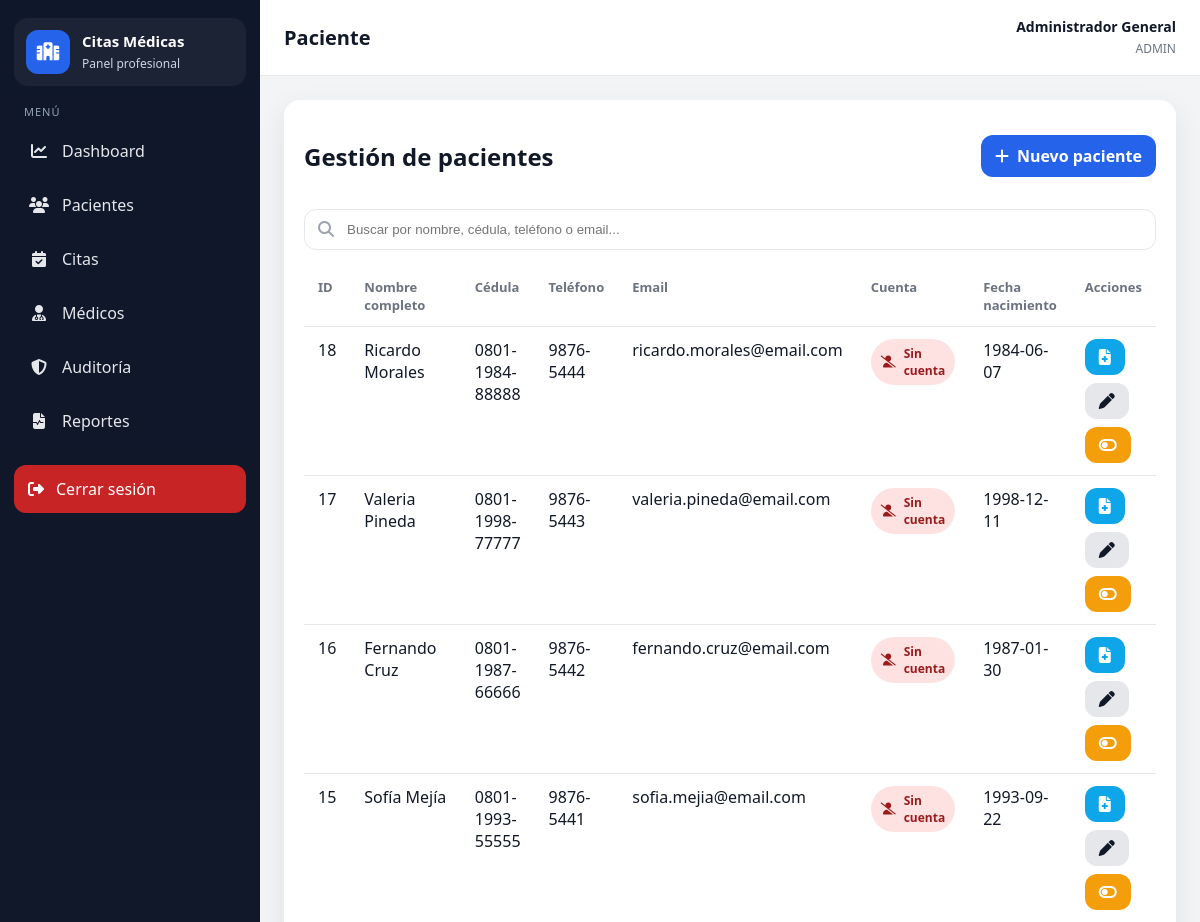
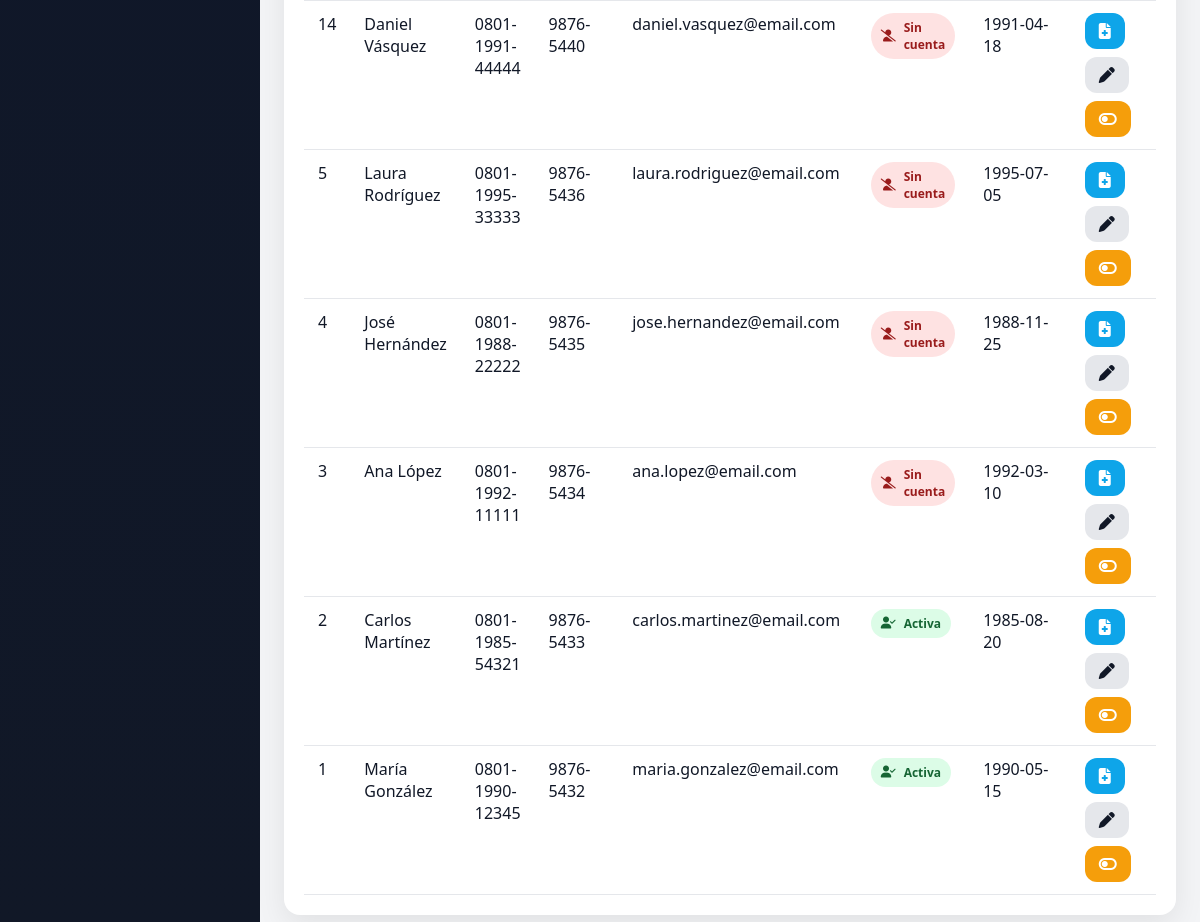
The app's page /index.php?controller=paciente&action=index (signed in) with its own data (2 pictures, top to bottom).
### tables this page shows
CREATE TABLE pacientes (
    id INT AUTO_INCREMENT PRIMARY KEY,
    nombre VARCHAR(100) NOT NULL,
    apellido VARCHAR(100) NOT NULL,
    cedula VARCHAR(15) NOT NULL UNIQUE,
    telefono VARCHAR(20) NULL,
    email VARCHAR(100) NOT NULL,
    fecha_nacimiento DATE NULL,
    fecha_registro TIMESTAMP DEFAULT CURRENT_TIMESTAMP
);

CREATE TABLE usuarios (
    id INT AUTO_INCREMENT PRIMARY KEY,
    nombre VARCHAR(100) NOT NULL,
    email VARCHAR(100) UNIQUE NOT NULL,
    password VARCHAR(255) NOT NULL,
    rol ENUM('admin','medico','recepcion','paciente') NOT NULL,
    medico_id INT NULL,
    paciente_id INT NULL,
    estado ENUM('activo','inactivo') NOT NULL DEFAULT 'activo',
    debe_cambiar_password TINYINT(1) NOT NULL DEFAULT 0,
    fecha_creacion TIMESTAMP DEFAULT CURRENT_TIMESTAMP,
    CONSTRAINT fk_usuario_medico FOREIGN KEY (medico_id) REFERENCES medicos(id) ON DELETE SET NULL,
    CONSTRAINT fk_usuario_paciente FOREIGN KEY (paciente_id) REFERENCES pacientes(id) ON DELETE SET NULL
);

### app/core/Controller.php (called while the page is built, shortened)
<?php
require_once __DIR__ . '/../config/database.php';
class Controller
{
    protected function render(string $viewPath, array $data = []): void
    {
        extract($data, EXTR_SKIP);
        require __DIR__ . '/../views/' . $viewPath . '.php';
    }
}

### app/controllers/PacienteController.php (called while the page is built, shortened)
<?php
require_once __DIR__ . '/../core/Controller.php';
require_once __DIR__ . '/../models/Paciente.php';
require_once __DIR__ . '/../config/database.php';
class PacienteController extends Controller {
    private Paciente $paciente;
    public function __construct(){
        $this->paciente = new Paciente();
    }
    public function index(){
        $pacientes = $this->paciente->obtenerTodos();
        $this->render('pacientes/index', compact('pacientes'));
    }
}

### routes/web.php (called while the page is built, shortened)
<?php
$controller = $_GET['controller'] ?? (isset($_SESSION['usuario_id']) ? 'dashboard' : 'auth');
$action = $_GET['action'] ?? (isset($_SESSION['usuario_id']) ? 'index' : 'login');
switch($controller){
    case 'paciente':
        require_once __DIR__ . '/../app/controllers/PacienteController.php';
        $ctrl = new PacienteController();
        break;
}
$ctrl->$action();

### public/index.php (called while the page is built, shortened)
<?php
require_once __DIR__ . '/../routes/web.php';

### app/config/database.php (called while the page is built)
<?php
class Database {
    private $host = "localhost";
    private $db_name = "citas_medicas";
    private $username = "root";
    private $password = "admin";
    private $charset = "utf8mb4";
    public function conectar() {
        try {
            $dsn = "mysql:host={$this->host};dbname={$this->db_name};charset={$this->charset}";
            $pdo = new PDO($dsn, $this->username, $this->password);
            $pdo->setAttribute(PDO::ATTR_ERRMODE, PDO::ERRMODE_EXCEPTION);
            $pdo->setAttribute(PDO::ATTR_DEFAULT_FETCH_MODE, PDO::FETCH_ASSOC);
            return $pdo;
        } catch (PDOException $e) {
            die("Error de conexión: " . $e->getMessage());
        }
    }
}

### app/core/Model.php (called while the page is built, shortened)
<?php
require_once __DIR__ . '/../config/database.php';
class Model {
    public function __construct() {
        $database = new Database();
        $this->db = $database->conectar();
    }
}

### app/models/Paciente.php (called while the page is built, shortened)
<?php
require_once __DIR__ . '/../core/Model.php';
class Paciente extends Model {
   public function obtenerTodos(){
        $sql = "SELECT p.*, u.id AS usuario_id, u.estado AS usuario_estado
                FROM pacientes p
                LEFT JOIN usuarios u ON u.paciente_id = p.id AND u.rol = 'paciente'
                WHERE p.estado = 'activo'
                ORDER BY p.id DESC";
        $stmt = $this->db->prepare($sql);
        $stmt->execute();
        return $stmt->fetchAll();
    }
}

### app/views/pacientes/index.php (the view)
<?php require_once __DIR__ . '/../layout/header.php'; ?>
<div class="table-card">
    <div class="table-header"><h2>Gestión de pacientes</h2><a href="index.php?controller=paciente&action=crear" class="btn btn-primary"><i class="fa-solid fa-plus"></i> Nuevo paciente</a></div>
    <div class="toolbar"><div class="search-box"><i class="fa-solid fa-magnifying-glass"></i><input type="text" placeholder="Buscar por nombre, cédula, teléfono o email..." data-search-target="tabla-pacientes"></div></div>
    <?php if (!empty($pacientes)): ?>
    <div class="table-responsive"><table><thead><tr><th>ID</th><th>Nombre completo</th><th>Cédula</th><th>Teléfono</th><th>Email</th><th>Cuenta</th><th>Fecha nacimiento</th><th>Acciones</th></tr></thead><tbody id="tabla-pacientes">
    <?php foreach ($pacientes as $p): ?>
    <tr>
        <td><?= htmlspecialchars($p['id']) ?></td>
        <td><?= htmlspecialchars($p['nombre'].' '.$p['apellido']) ?></td>
        <td><?= htmlspecialchars($p['cedula']) ?></td>
        <td><?= htmlspecialchars($p['telefono']) ?></td>
        <td><?= htmlspecialchars($p['email']) ?></td>
        <td>
            <?php if (!empty($p['usuario_id'])): ?>
                <span class="account-chip <?= ($p['usuario_estado'] ?? 'activo') === 'activo' ? 'active' : 'inactive' ?>">
                    <i class="fa-solid fa-user-check"></i>
                    <?= ($p['usuario_estado'] ?? 'activo') === 'activo' ? 'Activa' : 'Inactiva' ?>
                </span>
            <?php else: ?>
                <span class="account-chip inactive"><i class="fa-solid fa-user-slash"></i> Sin cuenta</span>
            <?php endif; ?>
        </td>
        <td><?= htmlspecialchars($p['fecha_nacimiento']) ?></td>
        <td>
            <div class="actions">
                <a class="btn btn-info" href="index.php?controller=historial&action=ver&paciente_id=<?= $p['id'] ?>" title="Ver historial clínico">
                    <i class="fa-solid fa-file-medical"></i>
                </a>
                <a class="btn btn-secondary" href="index.php?controller=paciente&action=editar&id=<?= $p['id'] ?>">
                    <i class="fa-solid fa-pen"></i>
                </a>
                <a class="btn btn-warning"
                    href="index.php?controller=paciente&action=eliminar&id=<?= $p['id'] ?>"
                    data-confirm="¿Está seguro de que desea DESHABILITAR a este paciente? El registro pasará a estado Inactivo pero se conservará su historial clínico.">
                        <i class="fa-solid fa-toggle-off"></i>
                </a>
            </div>
        </td>
    </tr>
    <?php endforeach; ?>
    </tbody></table></div>
    <?php else: ?><div class="empty-box"><p>No hay pacientes registrados.</p></div><?php endif; ?>
</div>
<?php require_once __DIR__ . '/../layout/footer.php'; ?>

### public/assets/css/app.css (style rules this page uses)
:root { --sidebar-bg:#111827;--sidebar-hover:#1f2937;--sidebar-active:#2563eb;--body-bg:#f3f4f6;--card-bg:#fff;--text:#111827;--muted:#6b7280;--border:#e5e7eb;--primary:#2563eb;--primary-dark:#1d4ed8;--success:#16a34a;--warning:#f59e0b;--danger:#dc2626;--info:#0ea5e9;--shadow:0 10px 30px rgba(0,0,0,.08);--radius:16px }
* { box-sizing:border-box }
body { margin:0;font-family:'Segoe UI',Tahoma,Geneva,Verdana,sans-serif;background:var(--body-bg);color:var(--text) }
a { text-decoration:none;color:inherit }
.card,.table-card,.form-card { background:var(--card-bg);border-radius:var(--radius);box-shadow:var(--shadow) }
.table-card,.form-card { padding:20px }
.table-header,.form-header { display:flex;align-items:center;justify-content:space-between;gap:15px;margin-bottom:16px }
.toolbar { display:flex;justify-content:space-between;gap:12px;margin-bottom:16px;flex-wrap:wrap }
.search-box { position:relative;flex:1;min-width:250px }
.search-box input,.filters input,.filters select { width:100%;padding:12px 14px 12px 42px;border:1px solid var(--border);border-radius:12px;background:#fff }
.search-box i { position:absolute;left:14px;top:50%;transform:translateY(-50%);color:#9ca3af }
.table-responsive { overflow:auto }
table { width:100%;border-collapse:collapse }
th,td { padding:12px 14px;border-bottom:1px solid var(--border);text-align:left;vertical-align:top }
th { font-size:13px;color:var(--muted);font-weight:700 }
.btn { border:none;border-radius:12px;padding:10px 14px;font-weight:700;cursor:pointer;display:inline-flex;align-items:center;gap:8px }
.btn-primary { background:var(--primary);color:#fff }
.btn-secondary { background:#e5e7eb;color:#111827 }
.btn-warning { background:#f59e0b;color:#fff }
.btn-info { background:#0ea5e9;color:#fff }
.actions { display:flex;gap:8px;flex-wrap:wrap }
.account-chip { display:inline-flex;align-items:center;gap:8px;padding:6px 10px;border-radius:999px;font-size:12px;font-weight:700 }
.account-chip.active { background:#dcfce7;color:#166534 }
.account-chip.inactive { background:#fee2e2;color:#991b1b }

### records on screen
pacientes: id "18", nombre+apellido "Ricardo Morales", cedula "0801-1984-88888", telefono "9876-5444", email "ricardo.morales@email.com", shows "Sin cuenta", fecha_nacimiento "1984-06-07"
pacientes: id "17", nombre+apellido "Valeria Pineda", cedula "0801-1998-77777", telefono "9876-5443", email "valeria.pineda@email.com", shows "Sin cuenta", fecha_nacimiento "1998-12-11"
pacientes: id "16", nombre+apellido "Fernando Cruz", cedula "0801-1987-66666", telefono "9876-5442", email "fernando.cruz@email.com", shows "Sin cuenta", fecha_nacimiento "1987-01-30"
pacientes: id "15", nombre+apellido "Sofía Mejía", cedula "0801-1993-55555", telefono "9876-5441", email "sofia.mejia@email.com", shows "Sin cuenta", fecha_nacimiento "1993-09-22"
pacientes: id "14", nombre+apellido "Daniel Vásquez", cedula "0801-1991-44444", telefono "9876-5440", email "daniel.vasquez@email.com", shows "Sin cuenta", fecha_nacimiento "1991-04-18"
pacientes: id "5", nombre+apellido "Laura Rodríguez", cedula "0801-1995-33333", telefono "9876-5436", email "laura.rodriguez@email.com", shows "Sin cuenta", fecha_nacimiento "1995-07-05"
pacientes: id "4", nombre+apellido "José Hernández", cedula "0801-1988-22222", telefono "9876-5435", email "jose.hernandez@email.com", shows "Sin cuenta", fecha_nacimiento "1988-11-25"
pacientes: id "3", nombre+apellido "Ana López", cedula "0801-1992-11111", telefono "9876-5434", email "ana.lopez@email.com", shows "Sin cuenta", fecha_nacimiento "1992-03-10"
usuarios: paciente "2", paciente.apellido "Carlos Martínez", paciente.cedula "0801-1985-54321", paciente.telefono "9876-5433", paciente.email "carlos.martinez@email.com", estado "Activa", paciente.fecha_nacimiento "1985-08-20"
usuarios: paciente "1", paciente.apellido "María González", paciente.cedula "0801-1990-12345", paciente.telefono "9876-5432", paciente.email "maria.gonzalez@email.com", estado "Activa", paciente.fecha_nacimiento "1990-05-15"

### other values on screen
$currentController "Paciente"
$_SESSION['usuario_nombre'] "Administrador General"
$role "ADMIN"
